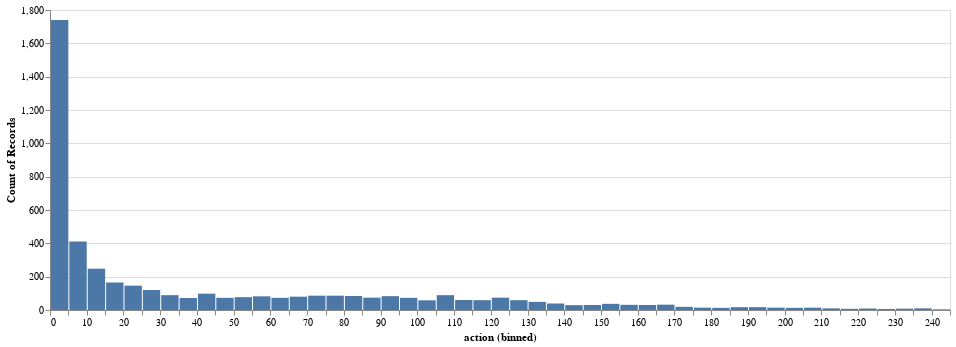

Source (notebook cell):
### Markdown cell above
## Realistic user count

A lot of people might log in a few times to the JupyterHub to check it out, and then never really come back. We should avoid counting those as 'users' when doing our cost analysis. 

We can cut off outliers at the 99th percentile and plot a histogram to see how most people use the hub

### Code cell
outlier_cutoff = user_starts_count.quantile(0.99)
alt.Chart(user_starts_count[user_starts_count.action < outlier_cutoff['action']], width=900).mark_bar().encode(
    alt.X('action', bin=alt.BinParams(maxbins=100)),
    y='count()'
)

### Figure 1 — Vega-Lite specification as saved in the notebook (floating-point values rounded to 4 significant figures; data arrays with more than 128 entries replaced by an {"elided": "..."} marker saying what was removed)
{"$schema": "https://vega.github.io/schema/vega-lite/v2.6.0.json", "config": {"view": {"height": 300, "width": 400}}, "data": {"name": "data-1df76442c5a47f883d3e836027fe0cfe"}, "datasets": {"data-1df76442c5a47f883d3e836027fe0cfe": {"elided": "4811 records"}}, "encoding": {"x": {"bin": {"maxbins": 100}, "field": "action", "type": "quantitative"}, "y": {"aggregate": "count", "type": "quantitative"}}, "mark": "bar", "width": 900}
